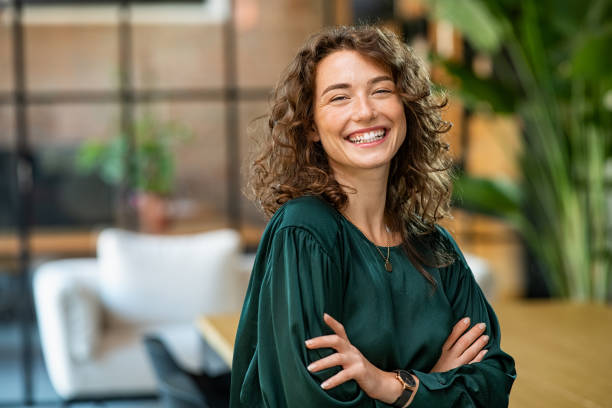
#> input picture images/img_7.jpg, 612 x 408 px
$ python task7.py
#> lines starting #> are read from the running program, lines starting #| are printed output that depends on the picture
# Task 7: Histogram Analysis & Enhancement
# Instructions for the Intern:
# ● Load a grayscale image.
# ● Plot and save its histogram using Matplotlib (histogram.png).
# ● Apply cv2.equalizeHist() and CLAHE (adaptive version).
# ● Save enhanced images: equalized.jpg, clahe.jpg.

import cv2
import matplotlib.pyplot as plt

img = cv2.imread("images/img_7.jpg", 0)
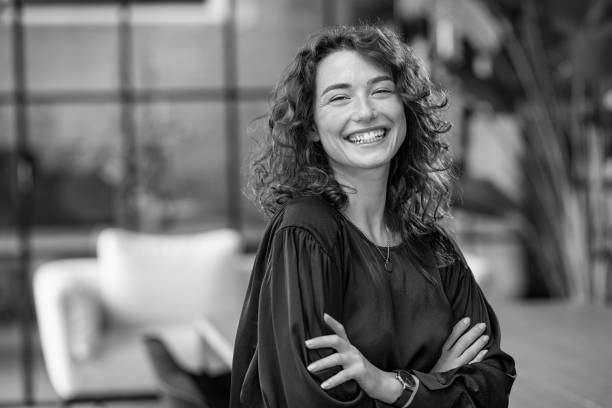
#> img: shape (408, 612); min 0, max 252, mean 106.3

# Plot histogram
hist = cv2.calcHist([img], [0], None, [256], [0, 256])
#> hist = 256 values, max 1866 at index 58, min 0 at index 253, mean 975.4
plt.plot(hist)
plt.savefig("output_images/histogram.png")
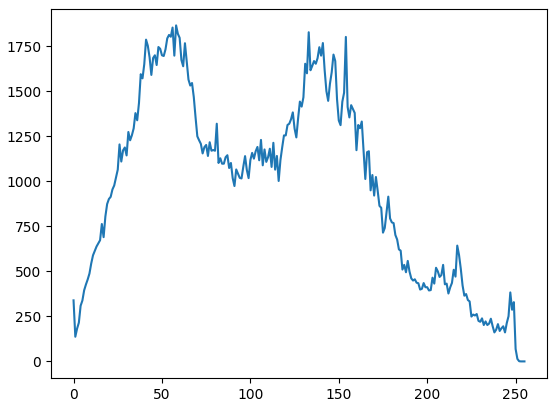
#> figure drawn by matplotlib, 1 panel; curve peaks at x = 58, y = 1866
plt.show()

# Equalize
equalized = cv2.equalizeHist(img)
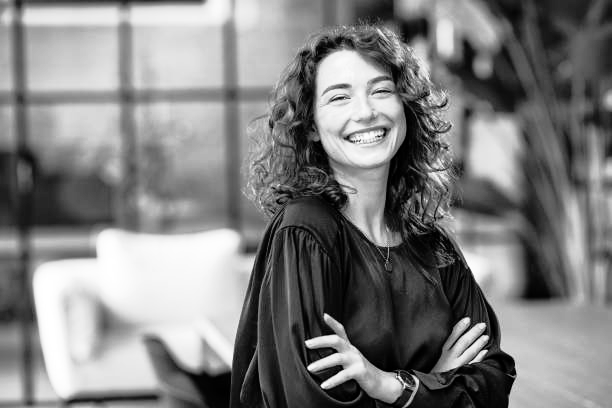
#> equalized: shape (408, 612); min 0, max 255, mean 128

# CLAHE
clahe = cv2.createCLAHE(clipLimit=2.0, tileGridSize=(8, 8))
clahe_img = clahe.apply(img)
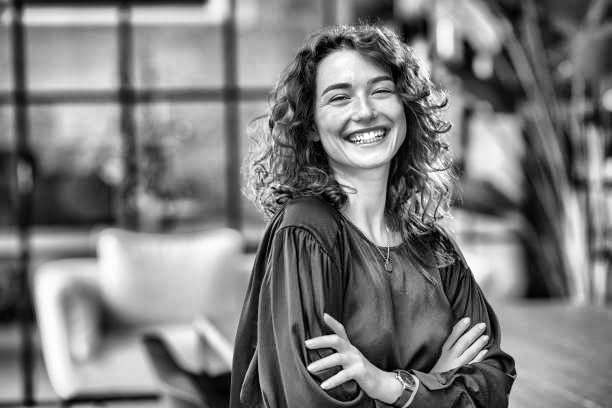
#> clahe_img: shape (408, 612); min 0, max 255, mean 124.4

cv2.imshow("Original", img)
cv2.imshow("Equalized", equalized)
cv2.imshow("CLAHE", clahe_img)
cv2.waitKey(0)
cv2.destroyAllWindows()

# Save enhanced images
cv2.imwrite("output_images/equalized.jpg", equalized)
cv2.imwrite("output_images/clahe.jpg", clahe_img)

$ run again, with images/img_5.jpg copied over images/img_7.jpg
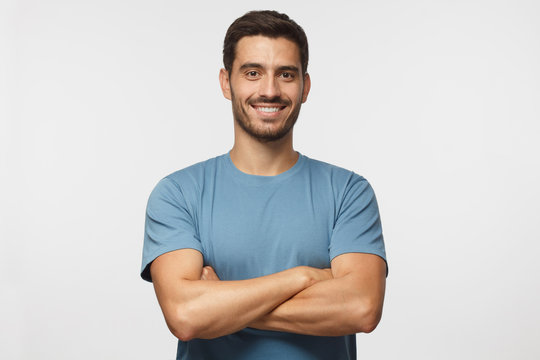
#> input picture images/img_5.jpg, 540 x 360 px
#> hist = 256 values, max 25071 at index 237, min 0 at index 0, mean 759.4
#> `equalized = cv2.equalizeHist(img)`:
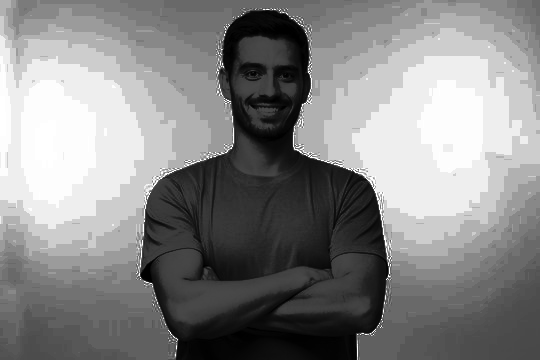
#> equalized: shape (360, 540); min 0, max 255, mean 134.6
#> `clahe_img = clahe.apply(img)`:
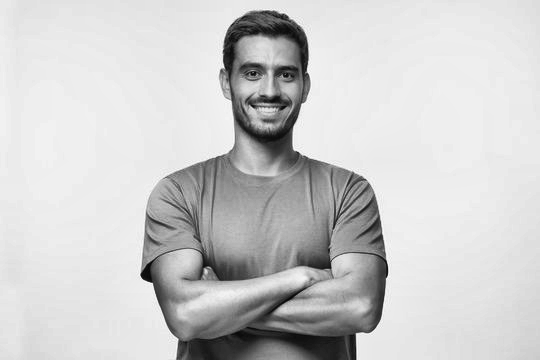
#> clahe_img: shape (360, 540); min 3, max 255, mean 204.2

$ run again, with images/img_6.jpg copied over images/img_7.jpg
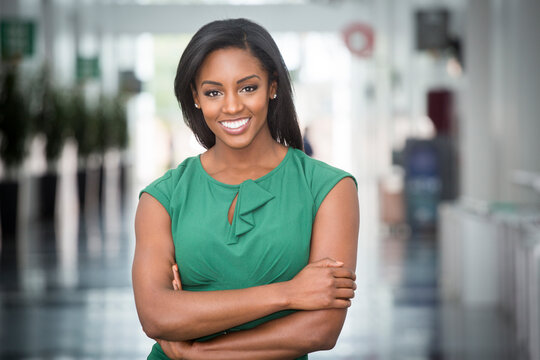
#> input picture images/img_6.jpg, 540 x 360 px
#> `img = cv2.imread("images/img_7.jpg", 0)`:
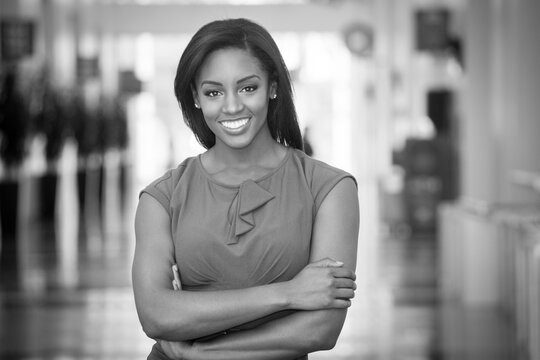
#> img: shape (360, 540); min 0, max 255, mean 140.7
#> hist = 256 values, max 1630 at index 138, min 16 at index 0, mean 759.4
#> `clahe_img = clahe.apply(img)`:
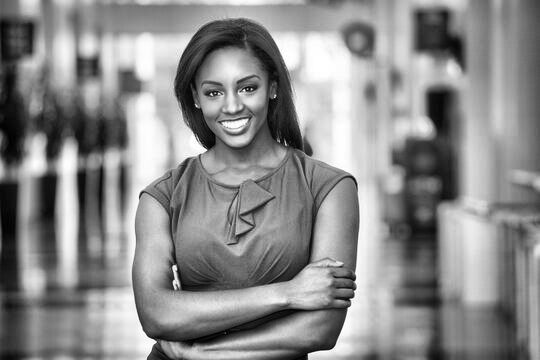
#> clahe_img: shape (360, 540); min 0, max 255, mean 138.9

$ run again, with images/documents.jpg copied over images/img_7.jpg
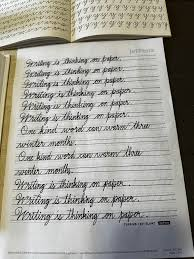
#> input picture images/documents.jpg, 194 x 259 px
#> `img = cv2.imread("images/img_7.jpg", 0)`:
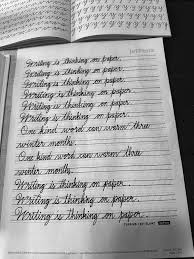
#> img: shape (259, 194); min 0, max 255, mean 158.7
#> hist = 256 values, max 1448 at index 20, min 1 at index 252, mean 196.3
#> `clahe_img = clahe.apply(img)`:
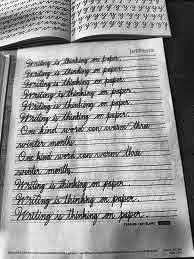
#> clahe_img: shape (259, 194); min 1, max 255, mean 151.6
